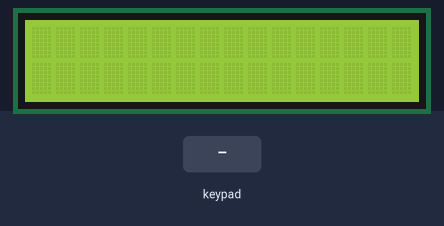
The sketch below on a simulated Arduino Uno, built with avr-gcc and run on an emulated ATmega328P. Shown: 16×2 character LCD. The test bench sets the inputs (shaded band).

Above: at 1.2 s.
1.3 s: keypad keys 9 8 7 6 # pressed 0.4 s apart
At 3.4 s:
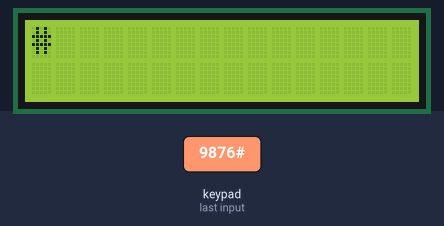
4.8 s: key 'A' pressed
At 6.0 s:
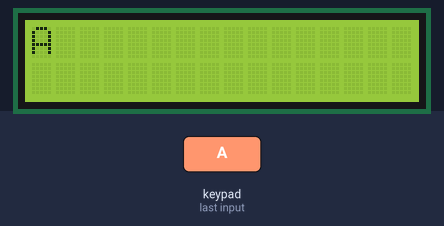
6.3 s: key 'B' pressed
At 7.1 s:
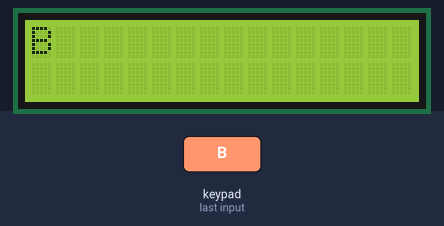
7.8 s: keypad keys 9 8 7 6 * pressed 0.4 s apart
At 10.8 s:
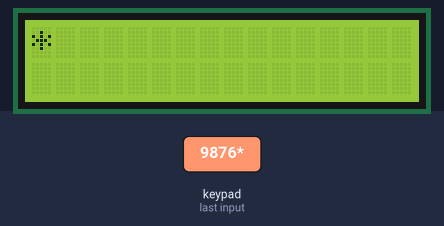
11.3 s: key 'C' pressed
At 12.3 s:
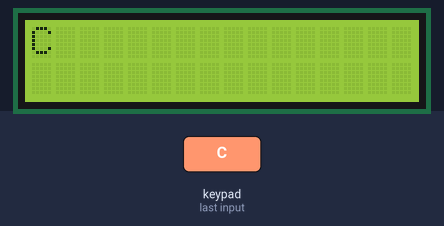
12.8 s: keypad keys 9 8 7 6 D pressed 0.4 s apart
At 13.01 s:
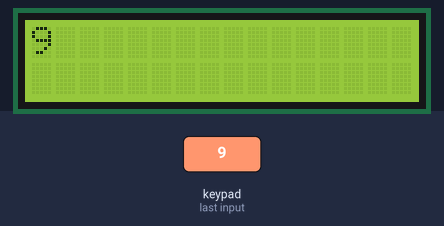
Timing chart, 0 to 15.8 s (numbered marks = the images above; inputs shaded):
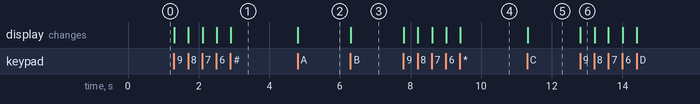

Measured:
- after the input at 1.3 s, the display: first changes at once (image 1 shows a later state)
- after the input at 4.8 s, the display: changes at once (image 2)
- after the input at 6.3 s, the display: changes at once (image 3)
- after the input at 7.8 s, the display: first changes at once (image 4 shows a later state)
- after the input at 11.3 s, the display: changes at once (image 5)
- after the input at 12.8 s, the display: changes at once (image 6)

The sketch:

TEST_KEYPAD_LCD.ino
```cpp
//MUHAMMAD RAMADHAN
//TEST_KEYPAD_WITH_LCD

#include <Wire.h>
#include <LiquidCrystal_I2C.h>
#include <Keypad.h>

const byte ROWS = 4;
const byte COLS = 4;

char hexaKeys[ROWS][COLS] = {
 {'1', '2', '3', 'A'},
 {'4', '5', '6', 'B'},
 {'7', '8', '9', 'C'},
 {'*', '0', '#', 'D'}
};

byte rowPins[ROWS] = {9, 8, 7, 6};
byte colPins[COLS] = {5, 4, 3, 2};

Keypad customKeypad = Keypad(makeKeymap(hexaKeys), rowPins, colPins, ROWS, COLS);
LiquidCrystal_I2C lcd(0x27, 16, 2);

void setup() {
lcd.begin();
lcd.backlight();
Serial.begin(9600);
}

void loop() {
 char customKey = customKeypad.getKey();
 lcd.setCursor(0, 0);
 if (customKey){
 lcd.clear();
 lcd.print(customKey);
 }

}
```
